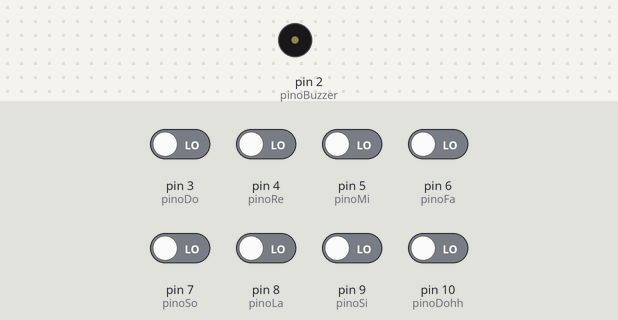
Bench run of a sketch on a simulated Arduino Uno, built with avr-gcc and run on an emulated ATmega328P. On the bench: buzzer (waves = sounding). Inputs (shaded band) come from the test bench; at power-on: pin 3 (pinoDo), pin 4 (pinoRe), pin 5 (pinoMi), pin 6 (pinoFa), pin 7 (pinoSo), pin 8 (pinoLa), pin 9 (pinoSi), pin 10 (pinoDohh) LOW.

Above: at 2.2 s.
2.3 s: pin 3 (pinoDo) driven HIGH
At 2.7 s:
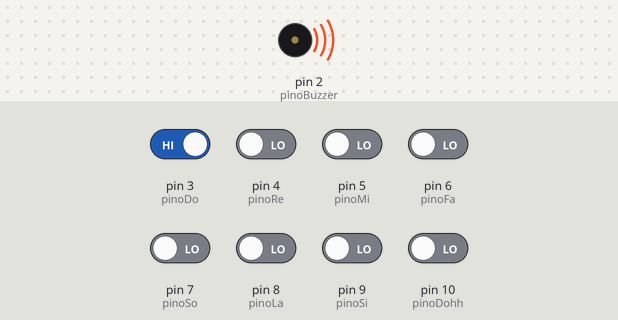
3.8 s: pin 3 (pinoDo) driven LOW
At 5.0 s:
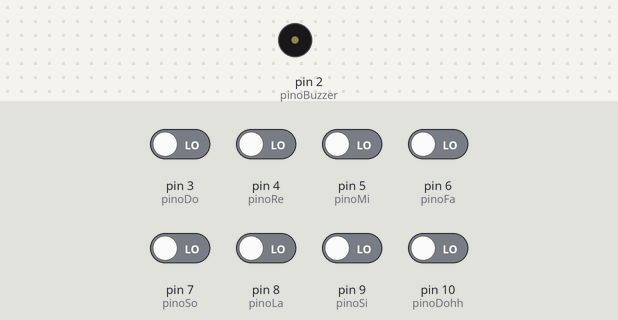
5.3 s: pin 4 (pinoRe) driven HIGH
At 6.3 s:
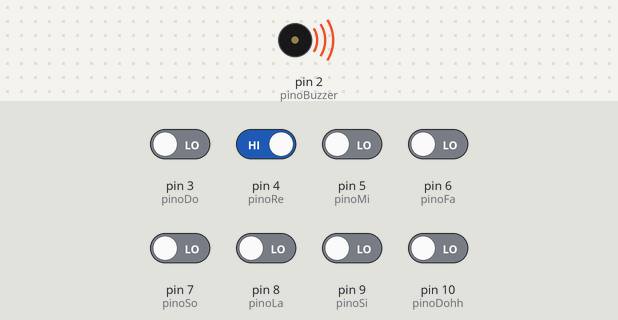
Timing chart, 0 to 8.3 s (numbered marks = the images above; inputs shaded):
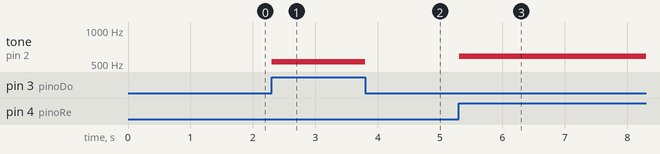

The sketch:

Piano.ino
```cpp
//Definição das constantes: pinos de entrada
#define pinoBuzzer 2

//leds / botões
#define pinoDo 3
#define pinoRe 4
#define pinoMi 5
#define pinoFa 6
#define pinoSo 7
#define pinoLa 8
#define pinoSi 9
#define pinoDohh 10

byte doh, re, mi, fa, so, la, si, dohh = 0;

void setup() {
  pinMode(pinoBuzzer, OUTPUT);

  pinMode(pinoDo, INPUT);
  pinMode(pinoRe, INPUT);
  pinMode(pinoMi, INPUT);
  pinMode(pinoFa, INPUT);
  pinMode(pinoSo, INPUT);
  pinMode(pinoLa, INPUT);
  pinMode(pinoSi, INPUT);
  pinMode(pinoDohh, INPUT);

  Serial.begin(9600);
  delay(1000);
}

void loop() {
  /*Leitura dos botões armazenada nas variáveis de controle */
  doh = digitalRead(pinoDo);
  re = digitalRead(pinoRe);
  mi = digitalRead(pinoMi);
  fa = digitalRead(pinoFa);
  so = digitalRead(pinoSo);
  la = digitalRead(pinoLa);
  si = digitalRead(pinoSi);
  dohh = digitalRead(pinoDohh);

  //Verificando qual nota foi acionada
  if (doh == 1) {
    //Ativa a nota dó
    tone(pinoBuzzer, 523);
  } else if (re == 1) {
    //Ativa a nota ré
    tone(pinoBuzzer, 587);
  } else if (mi == 1) {
    //Ativa a nota mi
    tone(pinoBuzzer, 659);
  } else if (fa == 1) {
    //Ativa a nota fa
    tone(pinoBuzzer, 349);
  } else if (so == 1) {
    //Ativa a nota so
    tone(pinoBuzzer, 392);
  } else if (la == 1) {
    //Ativa a nota la
    tone(pinoBuzzer, 440);
  } else if (si == 1) {
    //Ativa a nota si
    tone(pinoBuzzer, 494);
  }
  else if(dohh == 1) {
    //Ativa a nota dohh
    tone(pinoBuzzer,554);
  }
  else {
    noTone(pinoBuzzer);
  }
  delay(50);
  }
```

Measured:
- after the input at 2.3 s, tone on pin 2 (pinoBuzzer): silent → 523 Hz at once
- after the input at 3.8 s, tone on pin 2 (pinoBuzzer): 523 Hz → silent at once
- after the input at 5.3 s, tone on pin 2 (pinoBuzzer): silent → 587 Hz at once
